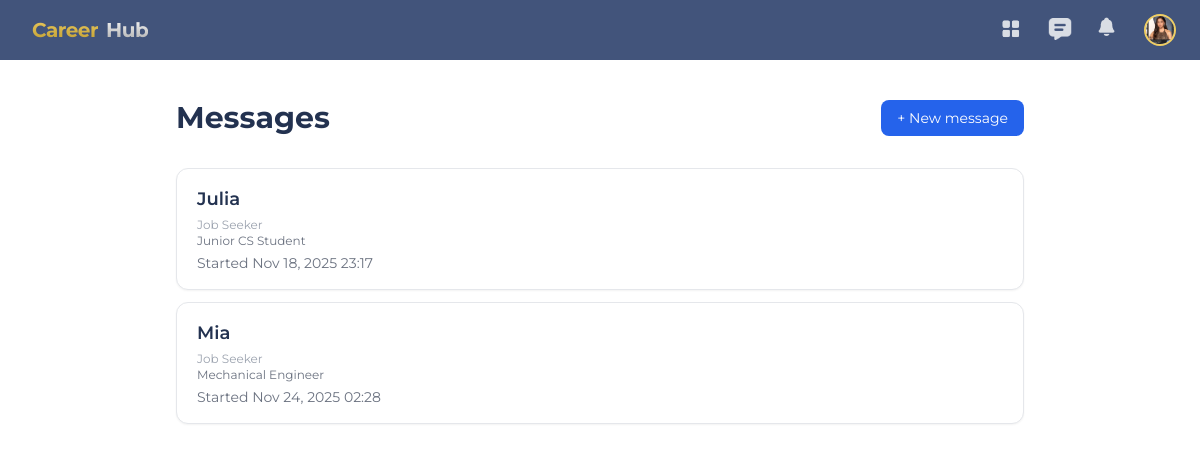
Screenshot of /messaging/ (signed in) with the database file from the repository.
### accounts/models.py (models this page shows, shortened)
class User(AbstractUser):
    JOB_SEEKER = 'job_seeker'
    RECRUITER = 'recruiter'
    ROLE_CHOICES = (
        (JOB_SEEKER, 'Job Seeker'),
        (RECRUITER, 'Recruiter'),
    )
    role = models.CharField(max_length=20, choices=ROLE_CHOICES)
    is_admin = models.BooleanField(default=False)

class RecruiterProfile(models.Model):
    user = models.OneToOneField(
        settings.AUTH_USER_MODEL,
        on_delete=models.CASCADE,
        related_name='recruiter'
    )
    profile_picture = models.ImageField(upload_to="profile_pics/", null=True, blank=True)
    company_name = models.CharField(max_length=255, blank=True)
    position = models.CharField(max_length=255, blank=True)

class JobSeekerProfile(models.Model):
    user = models.OneToOneField(
        settings.AUTH_USER_MODEL,
        on_delete=models.CASCADE,
        related_name='jobseeker'
    )
    full_name = models.CharField(max_length=255, blank=True)
    profile_picture = models.ImageField(upload_to="profile_pics/", null=True, blank=True)
    headline = models.CharField(max_length=255, blank=True)
    skills = models.TextField(blank=True)
    education = models.TextField(blank=True)
    work_experience = models.TextField(blank=True)
    street_address = models.CharField(max_length=255, blank=True)
    city = models.CharField(max_length=100, blank=True)
    state = models.CharField(max_length=100, blank=True)
    zip_code = models.CharField(max_length=20, blank=True)
    country = models.CharField(max_length=100, blank=True)
    is_public = models.BooleanField(default=True)

### messaging/models.py (models this page shows, shortened)
class Conversation(models.Model):
    participants = models.ManyToManyField(
        settings.AUTH_USER_MODEL,
        related_name="conversations"
    )
    created_at = models.DateTimeField(auto_now_add=True)
    updated_at = models.DateTimeField(auto_now=True)
    last_message_at = models.DateTimeField(null=True, blank=True)

### messaging/views.py (the view)
# urls.py: path("", views.inbox, name="inbox"),
@login_required
def inbox(request):
    conversations = (
        Conversation.objects
        .filter(participants=request.user)
        .annotate(
            last_msg_time=Coalesce(Max("messages__created_at"), F('created_at'))
        )
        .order_by("-last_msg_time")
    )
    convo_data = []
    for convo in conversations:
        if not convo or not convo.pk:
            continue
        others = convo.participants.exclude(id=request.user.id)
        other = others.first()  # typically just one, but safe if there are more
        unread_count = Message.objects.filter(
            conversation=convo,
            is_read=False
        ).exclude(sender=request.user).count()
        convo_data.append({
            "conversation": convo,
            "other_user": other,
            "unread_count": unread_count,
        })
    return render(request, "messaging/inbox.html", {
        "conversations": convo_data,
    })

### messaging/templates/messaging/inbox.html (shortened to what this page needs)
{% extends "base.html" %}
{% block content %}
<div class="max-w-4xl mx-auto px-6 py-10 text-[#233250]">
  <div class="flex items-center justify-between mb-8">
      <h2 class="text-3xl font-bold">Messages</h2>
      <a href="{% url 'messaging:new' %}"
         class="text-sm px-4 py-2 rounded-lg bg-blue-600 text-white hover:bg-blue-700 transition">
          + New message
      </a>
  </div>
  {% if conversations %}
      <div class="space-y-3">
          {% for item in conversations %}
              {% with convo=item.conversation other=item.other_user unread=item.unread_count %}
              {% if convo and convo.pk %}
              <a href="{% url 'messaging:thread' convo.pk %}"
                 class="block border rounded-xl px-5 py-4 bg-white shadow-sm hover:shadow-md transition">
                  <div class="flex items-center justify-between">
                      <div>
                          <p class="font-semibold text-lg">
                              {% if other %}
                                  {{ other.get_full_name|default:other.username }}
                              {% else %}
                                  (Group Conversation)
                              {% endif %}
                          </p>
                          {% if other %}
                            <p class="text-xs text-gray-400 mt-1">
                              {% if other.role == "job_seeker" %}
                                Job Seeker
                              {% elif other.role == "recruiter" %}
                                Recruiter
                              {% else %}
                                {{ other.role }}
                              {% endif %}
                            </p>
                            {% if other.role == "job_seeker" and other.jobseeker %}
                                <p class="text-xs text-gray-500">
                                    {{ other.jobseeker.headline|default:"Job Seeker" }}
                                </p>
                            {% elif other.role == "recruiter" and other.recruiter %}
                                <p class="text-xs text-gray-500">
                                    {{ other.recruiter.company_name|default:"Recruiter" }}
                                </p>
                            {% endif %}
                          {% endif %}
                          <p class="text-sm text-gray-500 mt-1">
                              Started {{ convo.created_at|date:"M d, Y H:i" }}
                          </p>
                      </div>
                  </div>
              </a>
              {% endif %}
              {% endwith %}
          {% endfor %}
      </div>
  {% else %}
      <p class="text-gray-600 mt-10 text-center">You don’t have any conversations yet.</p>
  {% endif %}
</div>
{% endblock %}

### templates/components/navbar.html (shortened to what this page needs)
{% load static %}
<nav class="w-full h-[60px] flex items-center justify-between bg-[#42547b] px-6 shadow-md z-50">
  <div class="flex items-center gap-1">
    <a href="{% if user.role == 'job_seeker' %}{% url 'jobseeker_dashboard' %}
             {% else %}{% url 'recruiter_dashboard' %}{% endif %}"
       class="flex items-center gap-1">
      <span class="ml-2 bg-gradient-to-b from-[#EFCE63] to-[#BD9B2E] bg-clip-text text-transparent font-bold text-xl tracking-tight">
      </span>
      <span class="ml-1 bg-gradient-to-b from-white to-[#A6A6A6] bg-clip-text text-transparent font-bold text-xl tracking-tight">
      </span>
    </a>
  </div>
  <div class="flex items-center gap-6 relative">
    {% if user.is_authenticated %}
      {% if user.role == 'job_seeker' %}
        <a href="{% url 'jobseeker_dashboard' %}"
           class="w-6 h-6 opacity-80 hover:opacity-100 transition-opacity">
          <img src="{% static 'images/icon_dashboard.png' %}" />
        </a>
      {% else %}
        <a href="{% url 'recruiter_dashboard' %}"
           class="w-6 h-6 opacity-80 hover:opacity-100 transition-opacity">
          <img src="{% static 'images/icon_dashboard.png' %}" />
        </a>
      {% endif %}
      <a href="{% url 'messaging:inbox' %}"
         class="w-6 h-6 opacity-80 hover:opacity-100 transition-opacity">
        <img src="{% static 'images/icon_messages.png' %}" />
      </a>
    {% endif %}
    <div class="relative">
      <button id="notifications-toggle"
              class="w-6 h-6 opacity-80 hover:opacity-100 transition-opacity">
        <img src="{% static 'images/icon_notifications.png' %}" />
      </button>
    </div>
    <button id="profile-btn"
        class="w-8 h-8 rounded-full overflow-hidden border-2 border-[#efce63] bg-[#d9d9d9]">
    {% if user.role == "job_seeker" and user.jobseeker.profile_picture %}
        <img src="{{ user.jobseeker.profile_picture.url }}" class="w-full h-full object-cover">
    {% elif user.role == "recruiter" and user.recruiter.profile_picture %}
        <img src="{{ user.recruiter.profile_picture.url }}" class="w-full h-full object-cover">
    {% else %}
        <img src="{% static 'images/icon_profile.png' %}" class="w-full h-full object-cover">
    {% endif %}
</button>
    </div>
</nav>

### rows the page displays
User: recruiter.profile_picture (picture)
Conversation: other_user.get_full_name "Julia", other_user.jobseeker.headline "Junior CS Student", conversation.created_at "Nov 18, 2025 23:17"
Conversation: other_user.get_full_name "Mia", other_user.jobseeker.headline "Mechanical Engineer", conversation.created_at "Nov 24, 2025 02:28"
